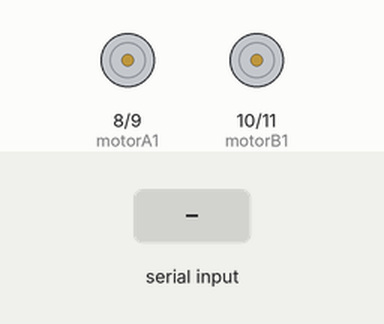
Bench run of a sketch on a simulated Arduino Uno, built with avr-gcc and run on an emulated ATmega328P. Parts: motor-driver pin pairs drawn as motors (green arrow = first pin HIGH = forward, orange = second pin HIGH = backward, longer = more drive). Inputs (shaded band) come from the test bench.

Above: at 1.2 s.
1.3 s: "L" received over the second serial link
At 2.1 s:
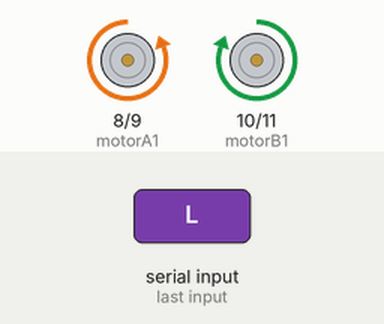
2.8 s: "R" received over the second serial link
At 3.3 s:
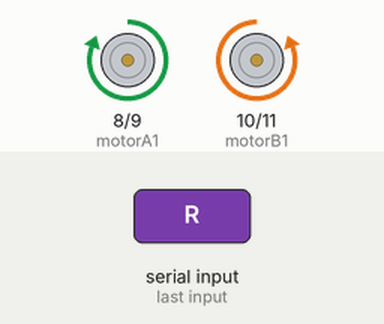
4.3 s: "F" received over the second serial link
At 5.5 s:
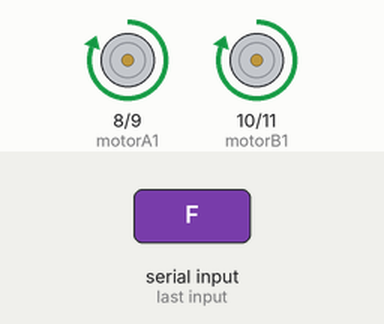
5.8 s: "S" received over the second serial link
At 6.8 s:
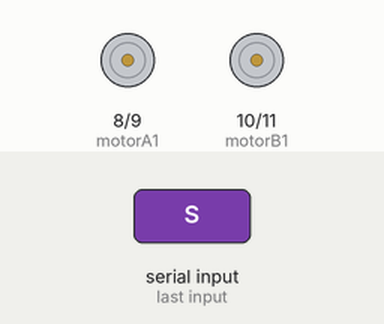
7.3 s: "R" received over the second serial link
At 8.0 s:
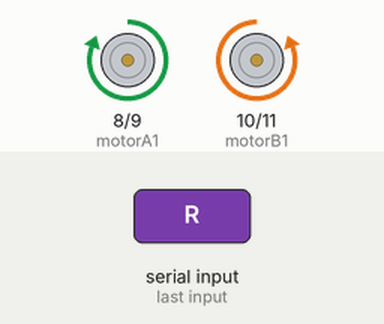
8.8 s: "B" received over the second serial link
At 9.7 s:
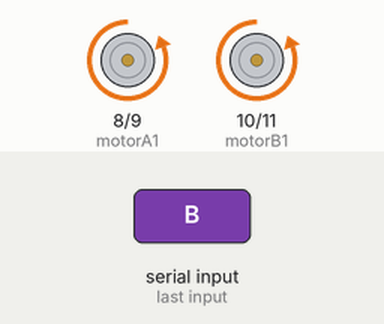
Timing chart, 0 to 11.3 s (numbered marks = the images above; inputs shaded):
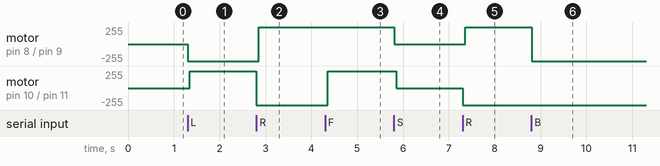

Measured:
- after the input at 1.3 s, motor on pin 8 (motorA1) / pin 9 (motorA2): stopped → backward 255/255 at once; motor on pin 10 (motorB1) / pin 11 (motorB2): stopped → forward 255/255 after 0.05 s
- after the input at 2.8 s, motor on pin 8 (motorA1) / pin 9 (motorA2): backward 255/255 → forward 255/255 after 0.05 s; motor on pin 10 (motorB1) / pin 11 (motorB2): forward 255/255 → backward 255/255 at once
- after the input at 4.3 s, motor on pin 10 (motorB1) / pin 11 (motorB2): backward 255/255 → forward 255/255 after 0.05 s
- after the input at 5.8 s, motor on pin 8 (motorA1) / pin 9 (motorA2): forward 255/255 → stopped at once; motor on pin 10 (motorB1) / pin 11 (motorB2): forward 255/255 → stopped after 0.05 s
- after the input at 7.3 s, motor on pin 8 (motorA1) / pin 9 (motorA2): stopped → forward 255/255 after 0.05 s; motor on pin 10 (motorB1) / pin 11 (motorB2): stopped → backward 255/255 at once
- after the input at 8.8 s, motor on pin 8 (motorA1) / pin 9 (motorA2): forward 255/255 → backward 255/255 at once

The sketch:

RemoteController_V1_2.ino
```cpp
/*
  This is a program for Robot Cleaner
  Program function

  1. App inventor's Bluetooth data process
  2. Manual mode's Motor & CPU fan control with bluetooth data
  3. Auto mode's Self Driving

  programmed by 21960011 Kim Sung Kyu

  version 1.2
  1.1 -> Auto driving modified..
  distance array element no.4 -> no.3
  return driving -> return + turnright..
*/

// bluetooth library
#include<SoftwareSerial.h>

// bluetooth Object pin set RX,TX
SoftwareSerial blueTooth(2, 3);

// data from App Inventor
char command;

// motorDrive
int motorA1 = 8;
int motorA2 = 9;
int motorB1 = 10;
int motorB2 = 11;

// UltraSonicSensor
int trig[] = { 4, 5, 6, 7 };
int echo[] = { A1, A2, A3, A4 };
unsigned long duration[] = {};

// AutoControl or ManualControl Flag
bool autoManual = false;

// distance measurement's values
float* distance;

void setup() {
  // bluetoothSerialMonitor
  blueTooth.begin(9600);

  // motor pin set
  pinMode(motorA1, OUTPUT);
  pinMode(motorA2, OUTPUT);
  pinMode(motorB1, OUTPUT);
  pinMode(motorB2, OUTPUT);

  // Ultra Sonic Sensor pin set
  for(int i = 0; i < 4; i++) {
    pinMode(trig[i], OUTPUT);
    pinMode(echo[i], INPUT_PULLUP);
  }
}

// left wheel drive function
void leftDrive() {
  digitalWrite(motorA1, HIGH);
  digitalWrite(motorA2, LOW);
}

// left wheel return function
void leftReturn() {
  digitalWrite(motorA1, LOW);
  digitalWrite(motorA2, HIGH);
}

// left wheel stop function
void leftStop() {
  digitalWrite(motorA1, LOW);
  digitalWrite(motorA2, LOW);
}

// right wheel drive function
void rightDrive() {
  digitalWrite(motorB1, HIGH);
  digitalWrite(motorB2, LOW);
}

// right wheel return function
void rightReturn() {
  digitalWrite(motorB1, LOW);
  digitalWrite(motorB2, HIGH);
}

// rigth wheel stop function
void rightStop() {
  digitalWrite(motorB1, LOW);
  digitalWrite(motorB2, LOW);
}

// turn Left
void turnLeft() {
  leftReturn();
  delay(50);
  rightDrive();
}

// turn Right
void turnRight() {
  rightReturn();
  delay(50);
  leftDrive();
}

// Drive
void drive() {
  leftDrive();
  delay(50);
  rightDrive();
}

// Return
void Return() {
  leftReturn();
  delay(50);
  rightReturn();
}

// Stop
void Stop() {
  leftStop();
  delay(50);
  rightStop();
}

// distance measurement function
float* measurement() {
  float distance[4];

  for (int i = 0; i < 4; i++) {
    digitalWrite(trig[i], LOW);
    digitalWrite(echo, LOW);
  }
  delayMicroseconds(2);
  for (int i = 0; i < 4; i++) {
    digitalWrite(trig[i], HIGH);
  }
  delayMicroseconds(10);
  for (int i = 0; i < 4; i++) {
    digitalWrite(trig[i], LOW);
  }

  for (int i = 0; i < 4; i++) {
    duration[i] = pulseIn(echo[i], HIGH);
  }

  for (int i = 0; i < 4; i++) {
    distance[i] = duration[i] / 29.0 / 2.0;
  }

  return distance;
}

void loop() {
  // if bluetooth Serial data received
  if(blueTooth.available()) {
    // assign the data at command variable
    command = blueTooth.read();
  }

// Manual Control Wheel with command data
  switch(command) {
    case 'L':
      turnLeft();
      break;
    case 'R':
      turnRight();
      break;
    case 'F':
      drive();
      break;
    case 'B':
      Return();
      break;
    case 'S':
      Stop();
      break;
  }

  // if command's value is 'A'
  if(command == 'A') {
    // Auto Manual Flag is true
    autoManual = true;
  }

  // while Auto Manual Flag is true Auto Control start
  while(autoManual) {
    // Receive command in while statement
    if(blueTooth.available()) {
      command = blueTooth.read();
    }
    // if command data is 'M', end auto Control mode and do Manual Control Mode
    if(command == 'M') {
      autoManual = false;
      Stop();
      continue;
    }

    distance = measurement();

    // if front distance is less than 5cm or left or right distance is less than 3cm and front distance is less than 10cm
    // turn right
    if(distance[0] < 5 || distance[1] < 3 && distance[0] < 10 || distance[2] < 3 && distance[0] < 10) {
      Stop();
      turnRight();
      delay(1000);
      Stop();
    }

    // if distance from bottom is greater than 5cm, Return
    if(distance[3] > 5) {
      Stop();
      Return();
      delay(500);
      turnRight();
      delay(1000);
      Stop();
    }

    // if nothing is happen, continue driving
    drive();
  }
}
```

Relay.cpp
```cpp
#include "Arduino.h"
#include "Relay.h"

void Relay::pinSet(int motorPin, int fanPin) {
	_motorPin = motorPin;
	_fanPin = fanPin;

	pinMode(_motorPin, OUTPUT);
	digitalWrite(_motorPin, LOW);
	pinMode(_fanPin, OUTPUT);
	digitalWrite(_fanPin, HIGH);
}

void Relay::fanOn() {
	digitalWrite(_fanPin, LOW);
}

void Relay::fanOff() {
	digitalWrite(_fanPin, HIGH);
}
```

Relay.h
```cpp
#ifndef _Relay_h_
#define _Relay_h_

class Relay {
	private:
		int _motorPin;
		int _fanPin;

	public:
		void pinSet(int motorPin, int fanPin);
		void fanOn();
		void fanOff();
};

#endif
```

UltraSonicSensor.cpp
```cpp
#include "Arduino.h"
#include "UltraSonicSensor.h"

void UltraSonicSensor::pinSet(int triggerFront, int triggerLeft, int triggerRight, int triggerBottom, int echoFront, int echoLeft, int echoRight, int echoBottom) {
	pinMode(triggerFront, OUTPUT);
	pinMode(triggerLeft, OUTPUT);
	pinMode(triggerRight, OUTPUT);
	pinMode(triggerBottom, OUTPUT);

	pinMode(echoFront, INPUT_PULLUP);
	pinMode(echoLeft, INPUT_PULLUP);
	pinMode(echoRight, INPUT_PULLUP);
	pinMode(echoBottom, INPUT_PULLUP);

	_triggerFront = triggerFront;
	_triggerLeft = triggerLeft;
	_triggerRight = triggerRight;
	_triggerBottom = triggerBottom;

	_echoFront = echoFront;
	_echoLeft = echoLeft;
	_echoRight = echoRight;
	_echoBottom = echoBottom;
}

void UltraSonicSensor::distanceMeasurement() {
	float duration;

	digitalWrite(_triggerFront, LOW);
	delayMicroseconds(2);
	digitalWrite(_triggerFront, HIGH);
	delayMicroseconds(10);
	digitalWrite(_triggerFront, LOW);
	duration = pulseIn(_echoFront, HIGH);
	_distanceFront = duration / 29.0 / 2.0;

	digitalWrite(_triggerLeft, LOW);
	delayMicroseconds(2);
	digitalWrite(_triggerLeft, HIGH);
	delayMicroseconds(10);
	digitalWrite(_triggerLeft, LOW);
	duration = pulseIn(_echoLeft, HIGH);
	_distanceLeft = duration / 29.0 / 2.0;

	digitalWrite(_triggerRight, LOW);
	delayMicroseconds(2);
	digitalWrite(_triggerRight, HIGH);
	delayMicroseconds(10);
	digitalWrite(_triggerRight, LOW);
	duration = pulseIn(_echoRight, HIGH);
	_distanceRight = duration / 29.0 / 2.0;

	digitalWrite(_triggerBottom, LOW);
	delayMicroseconds(2);
	digitalWrite(_triggerBottom, HIGH);
	delayMicroseconds(10);
	digitalWrite(_triggerBottom, LOW);
	duration = pulseIn(_echoBottom, HIGH);
	_distanceBottom = duration / 29.0 / 2.0;

	Serial.println(" distance Front : " + String(_distanceFront) + " distance Left : " + String(_distanceLeft) + " distance Right : " + String(_distanceRight) + " distanceBottom" + String(_distanceBottom));
}
```

UltraSonicSensor.h
```cpp
#ifndef _UltraSonicSensor_h_
#define _UltraSonicSensor_h_

class UltraSonicSensor {
	private:
		int _triggerFront;
		int _triggerLeft;
		int _triggerRight;
		int _triggerBottom;

		int _echoFront;
		int _echoLeft;
		int _echoRight;
		int _echoBottom;

	public:
		float _distanceFront;
		float _distanceLeft;
		float _distanceRight;
		float _distanceBottom;

		void pinSet(int triggerFront, int triggerLeft, int triggerRight, int triggerBottom, int echoFront, int echoLeft, int echoRight, int echoBottom);
		void distanceMeasurement();
};

#endif
```
